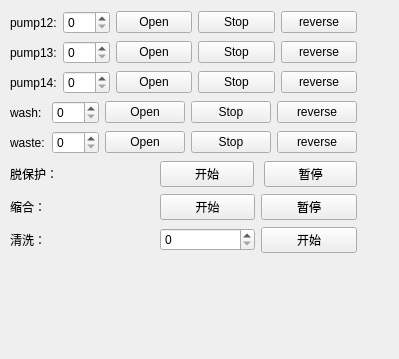
          <widget class="QWidget" name="page_4">
           <property name="geometry">
            <rect>
             <x>0</x>
             <y>0</y>
             <width>399</width>
             <height>359</height>
            </rect>
           </property>
           <attribute name="label">
            <string>unit 4</string>
           </attribute>
           <widget class="QWidget" name="layoutWidget_5">
            <property name="geometry">
             <rect>
              <x>10</x>
              <y>10</y>
              <width>347</width>
              <height>244</height>
             </rect>
            </property>
            <layout class="QVBoxLayout" name="verticalLayout_400">
             <item>
              <layout class="QHBoxLayout" name="horizontalLayout_401">
               <item>
                <widget class="QLabel" name="pump12_label">
                 <property name="text">
                  <string>pump12:</string>
                 </property>
                </widget>
               </item>
               <item>
                <widget class="QSpinBox" name="pump12_spinbox">
                 <property name="maximum">
                  <number>300</number>
                 </property>
                </widget>
               </item>
               <item>
                <widget class="QPushButton" name="pump12_open_button">
                 <property name="text">
                  <string>Open</string>
                 </property>
                </widget>
               </item>
               <item>
                <widget class="QPushButton" name="pump12_stop_button">
                 <property name="text">
                  <string>Stop</string>
                 </property>
                </widget>
               </item>
               <item>
                <widget class="QPushButton" name="pump12_reverse">
                 <property name="text">
                  <string>reverse</string>
                 </property>
                </widget>
               </item>
              </layout>
             </item>
             <item>
              <layout class="QHBoxLayout" name="horizontalLayout_402">
               <item>
                <widget class="QLabel" name="pump13_label">
                 <property name="text">
                  <string>pump13:</string>
                 </property>
                </widget>
               </item>
               <item>
                <widget class="QSpinBox" name="pump13_spinbox">
                 <property name="maximum">
                  <number>300</number>
                 </property>
                </widget>
               </item>
               <item>
                <widget class="QPushButton" name="pump13_open_button">
                 <property name="text">
                  <string>Open</string>
                 </property>
                </widget>
               </item>
               <item>
                <widget class="QPushButton" name="pump13_stop_button">
                 <property name="text">
                  <string>Stop</string>
                 </property>
                </widget>
               </item>
               <item>
                <widget class="QPushButton" name="pump13_reverse">
                 <property name="text">
                  <string>reverse</string>
                 </property>
                </widget>
               </item>
              </layout>
             </item>
             <item>
              <layout class="QHBoxLayout" name="horizontalLayout_403">
               <item>
                <widget class="QLabel" name="pump14_label">
                 <property name="text">
                  <string>pump14:</string>
                 </property>
                </widget>
               </item>
               <item>
                <widget class="QSpinBox" name="pump14_spinbox">
                 <property name="maximum">
                  <number>300</number>
                 </property>
                </widget>
               </item>
               <item>
                <widget class="QPushButton" name="pump14_open_button">
                 <property name="text">
                  <string>Open</string>
                 </property>
                </widget>
               </item>
               <item>
                <widget class="QPushButton" name="pump14_stop_button">
                 <property name="text">
                  <string>Stop</string>
                 </property>
                </widget>
               </item>
               <item>
                <widget class="QPushButton" name="pump14_reverse">
                 <property name="text">
                  <string>reverse</string>
                 </property>
                </widget>
               </item>
              </layout>
             </item>
             <item>
              <layout class="QHBoxLayout" name="horizontalLayout_404">
               <item>
                <widget class="QLabel" name="unit4_wash">
                 <property name="text">
                  <string>wash:</string>
                 </property>
                </widget>
               </item>
               <item>
                <widget class="QSpinBox" name="unit4_wash_spinbox">
                 <property name="maximum">
                  <number>300</number>
                 </property>
                </widget>
               </item>
               <item>
                <widget class="QPushButton" name="unit4_wash_open_button">
                 <property name="text">
                  <string>Open</string>
                 </property>
                </widget>
               </item>
               <item>
                <widget class="QPushButton" name="unit4_wahs_stop_button">
                 <property name="text">
                  <string>Stop</string>
                 </property>
                </widget>
               </item>
               <item>
                <widget class="QPushButton" name="unit4_reverse">
                 <property name="text">
                  <string>reverse</string>
                 </property>
                </widget>
               </item>
              </layout>
             </item>
             <item>
              <layout class="QHBoxLayout" name="horizontalLayout_405">
               <item>
                <widget class="QLabel" name="unit4_waste_label">
                 <property name="text">
                  <string>waste:</string>
                 </property>
                </widget>
               </item>
               <item>
                <widget class="QSpinBox" name="unit4_waste_spinbox">
                 <property name="maximum">
                  <number>300</number>
                 </property>
                </widget>
               </item>
               <item>
                <widget class="QPushButton" name="unit4_waste_open_button">
                 <property name="text">
                  <string>Open</string>
                 </property>
                </widget>
               </item>
               <item>
                <widget class="QPushButton" name="unit4_waste_stop_button">
                 <property name="text">
                  <string>Stop</string>
                 </property>
                </widget>
               </item>
               <item>
                <widget class="QPushButton" name="unit4_waste_reverse">
                 <property name="text">
                  <string>reverse</string>
                 </property>
                </widget>
               </item>
              </layout>
             </item>
             <item>
              <layout class="QHBoxLayout" name="horizontalLayout_406" stretch="3,2,2">
               <property name="spacing">
                <number>10</number>
               </property>
               <item>
                <widget class="QLabel" name="unit4_depro_label">
                 <property name="text">
                  <string>脱保护：</string>
                 </property>
                </widget>
               </item>
               <item>
                <widget class="QPushButton" name="unit4_depro_start_button">
                 <property name="text">
                  <string>开始</string>
                 </property>
                </widget>
               </item>
               <item>
                <widget class="QPushButton" name="unit4_depro_stop_button">
                 <property name="text">
                  <string>暂停</string>
                 </property>
                </widget>
               </item>
              </layout>
             </item>
             <item>
              <layout class="QHBoxLayout" name="horizontalLayout_407" stretch="3,2,2">
               <property name="sizeConstraint">
                <enum>QLayout::SetDefaultConstraint</enum>
               </property>
               <item>
                <widget class="QLabel" name="unit4_couple_label">
                 <property name="text">
                  <string>缩合：</string>
                 </property>
                </widget>
               </item>
               <item>
                <widget class="QPushButton" name="unit4_couple_start_button">
                 <property name="text">
                  <string>开始</string>
                 </property>
                </widget>
               </item>
               <item>
                <widget class="QPushButton" name="unit4_couple__stop_button">
                 <property name="text">
                  <string>暂停</string>
                 </property>
                </widget>
               </item>
              </layout>
             </item>
             <item>
              <layout class="QHBoxLayout" name="horizontalLayout_408" stretch="3,2,2">
               <item>
                <widget class="QLabel" name="unit4_wash_label">
                 <property name="text">
                  <string>清洗：</string>
                 </property>
                </widget>
               </item>
               <item>
                <widget class="QSpinBox" name="unit4_wash_frequence_sppinbox">
                 <property name="maximum">
                  <number>10</number>
                 </property>
                </widget>
               </item>
               <item>
                <widget class="QPushButton" name="unit4_start_wash_button">
                 <property name="text">
                  <string>开始</string>
                 </property>
                </widget>
               </item>
              </layout>
             </item>
            </layout>
           </widget>
          </widget>
